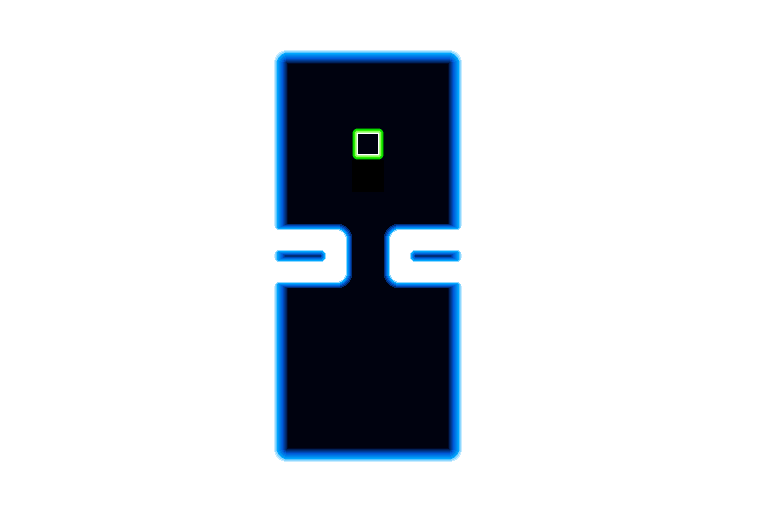

A level layout from a 2D game, rendered from its tile map. Below: a short description, then the map file with tile-grid data replaced by summaries:
An orthogonal 24x16 tile map with 32x32 px tiles, 1 tile layer (Tiles), 2 tilesets and 11 objects (2x waveTail, Wall, Goal, Particle, Wave, ...).

<map version="1.0" orientation="orthogonal" width="24" height="16" tilewidth="32" tileheight="32">
 <properties>
  <property name="nextLevel" value="level3" />
  <property name="title" value="Close Quarters" />
 </properties>
 <tileset firstgid="1" name="Basic" tilewidth="32" tileheight="32">
  <image source="../img/tiles.png" width="256" height="128" />
 </tileset>
 <tileset firstgid="33" name="Lights" tilewidth="32" tileheight="32">
  <image source="../img/tiles_blue.png" width="512" height="256" />
 </tileset>
 <layer name="Tiles" width="24" height="16">
  <data>[384 cells, 384 non-empty, 20 distinct tile ids]</data>
 </layer>
 <objectgroup name="Walls" width="24" height="16">
  <object name="Wall" x="0" y="448">
   <polygon points="288,64 768,64 768,-448 0,-448 0,64 288,64 288,-160 345,-160 345,-224 288,-224 288,-384 448,-384 448,-224 390,-224 390,-160 448,-160 448,0 288,0" />
  </object>
  <object gid="1" x="320" y="384" />
  <object gid="1" x="320" y="384" />
  <object gid="1" x="320" y="384" />
  <object gid="1" x="352" y="384" />
 </objectgroup>
 <objectgroup name="Objects" width="24" height="16">
  <object name="Goal" x="352" y="128" width="32" height="32" />
  <object name="Particle" x="320" y="352" width="32" height="32" />
  <object name="t0" type="waveTail" x="384" y="352" width="32" height="32" />
  <object name="Wave" x="384" y="320" width="32" height="32" />
  <object name="t1" type="waveTail" x="384" y="384" width="32" height="32" />
  <object name="Emitter" x="352" y="64" width="32" height="32" />
 </objectgroup>
</map>
